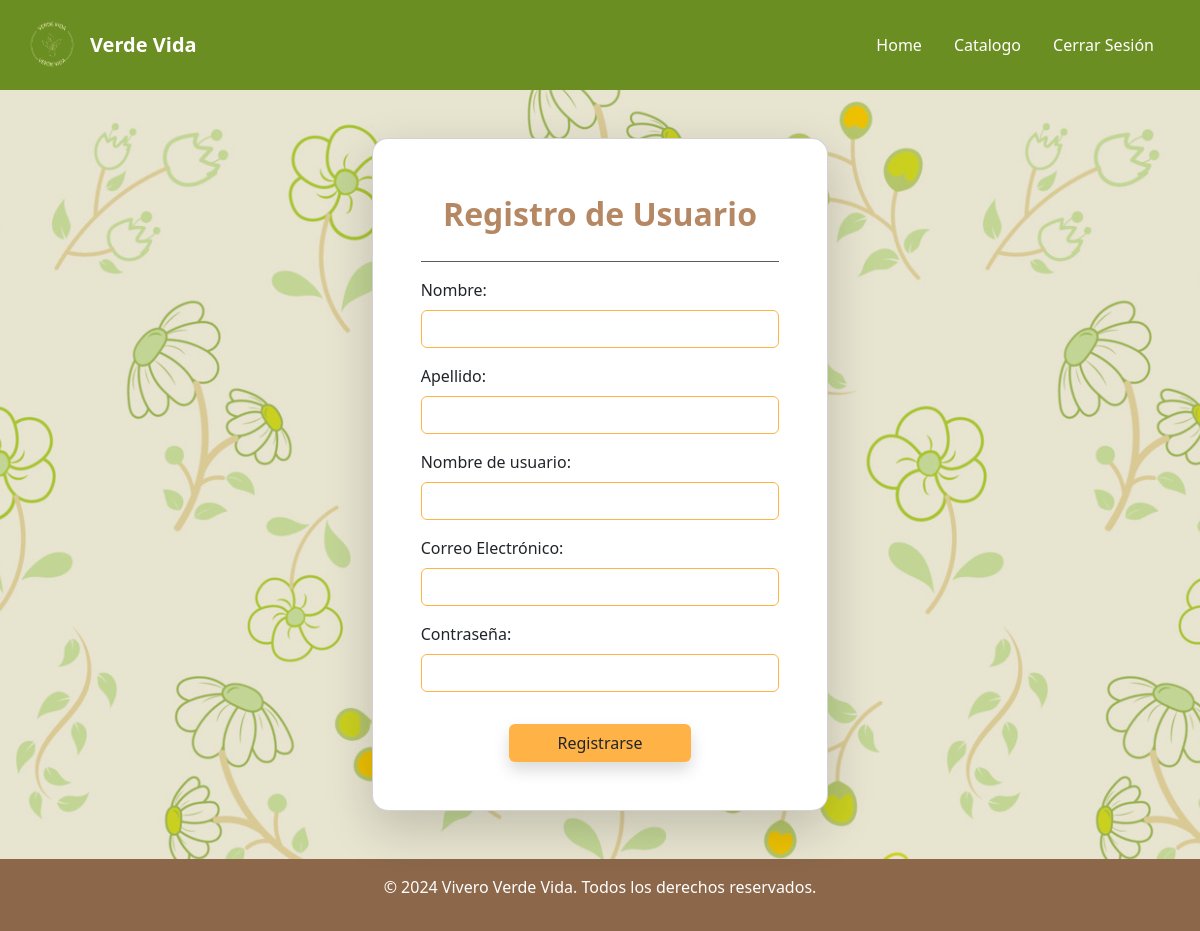
The app's page /authentication/register/ (signed in), older data.
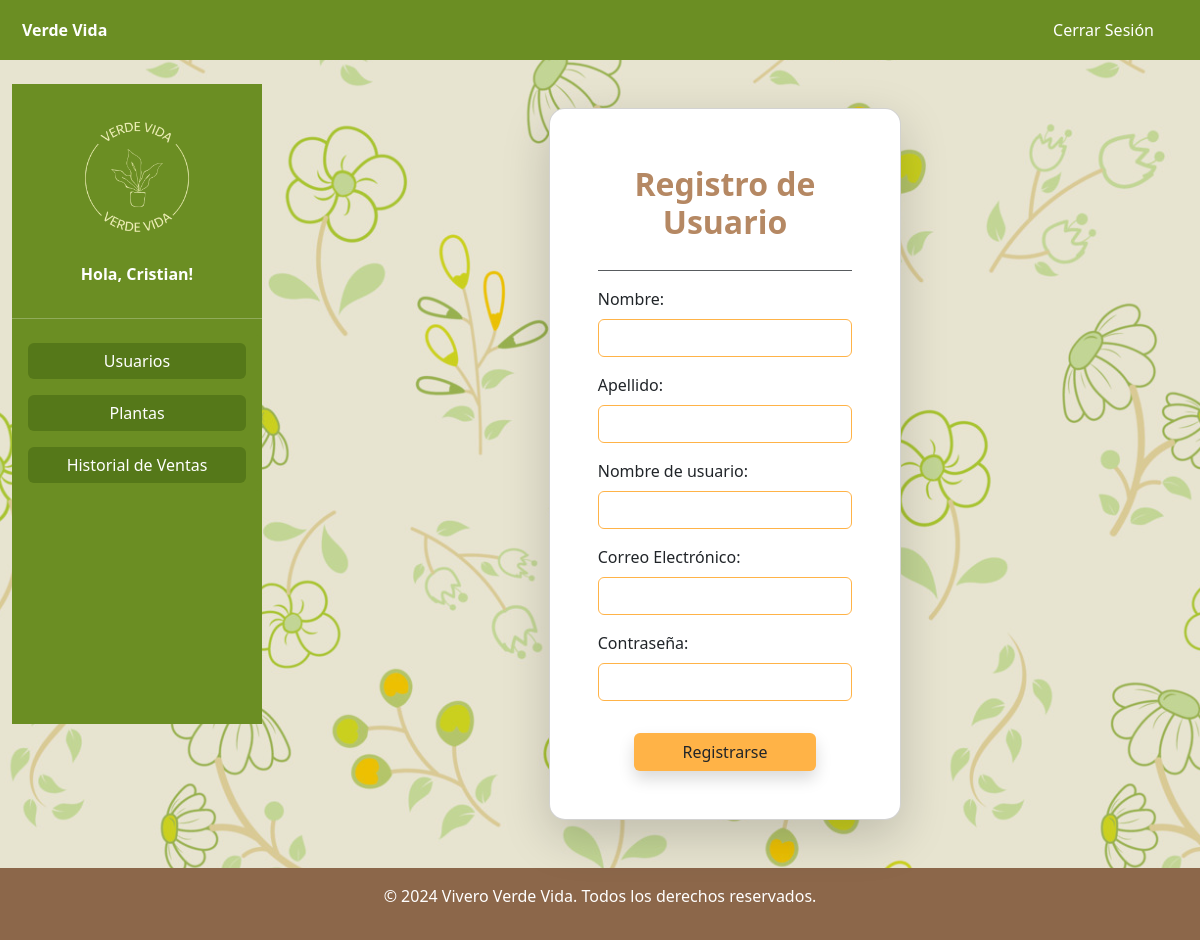
The same page, newer data.
### Authentication/models.py (models this page shows, shortened)
class User(AbstractUser):
    user_id = models.AutoField(primary_key=True, verbose_name="Id")
    name = models.CharField(max_length=50, verbose_name="Name")
    last_name = models.CharField(max_length=50, verbose_name="Last Name")
    username = models.CharField(max_length=50, unique=True, verbose_name="Username")
    email = models.EmailField(unique=True, verbose_name="Email")
    role_id = models.ForeignKey(Role, on_delete=models.CASCADE, verbose_name='Rol', null=True, blank=True)
    USERNAME_FIELD = 'username'
    REQUIRED_FIELDS = ['email', 'name', 'last_name']

### Authentication/views.py (the view, shortened to what this page needs)
# urls.py: path('register/', views.register_view, name='register'),
def register_view(request):
    roles = Role.objects.all()
    return render(request, 'register.html', {'roles': roles})

### Authentication/templates/register.html (shortened to what this page needs)
{% extends 'base.html' %}
{% load static %}
{% block content %}
<div class="container-fluid d-flex justify-content-center align-items-center min-vh-120 px-3">
    <div class="card shadow-lg bg-white rounded-4 p-5 m-4 col-lg-5 col-md-8 col-sm-12" style="background-color:#f5f5dc;">
        <h2 class="text-center fw-bold mt-2 mb-4" style="color: #b58863;">Registro de Usuario</h2>
        <hr class="border-1 opacity-75 mt-1">
        <form method="POST">
            <div class="mb-3">
                <label for="name" class="form-label">Nombre:</label>
                <input type="text" id="name" name="name" class="form-control" required style="border-color: rgb(255,179,71);">
            </div>
            <div class="mb-3">
                <label for="last_name" class="form-label">Apellido:</label>
                <input type="text" id="last_name" name="last_name" class="form-control" required style="border-color: rgb(255,179,71);">
            </div>
            <div class="mb-3">
                <label for="username" class="form-label">Nombre de usuario:</label>
                <input type="text" id="username" name="username" class="form-control" required style="border-color: rgb(255,179,71);">
            </div>
            <div class="mb-3">
                <label for="email" class="form-label">Correo Electrónico:</label>
                <input type="email" id="email" name="email" class="form-control" required style="border-color: rgb(255,179,71);">
            </div>
            <div class="mb-3">
                <label for="password" class="form-label">Contraseña:</label>
                <input type="password" id="password" name="password" class="form-control" required style="border-color: rgb(255,179,71);">
            </div>
            <div class="d-flex justify-content-center">
                <button type="submit" class="btn shadow w-auto px-5 mt-3" style="background-color: rgb(255,179,71);">Registrarse</button>
            </div>
        </form>
    </div>
</div>
{% endblock %}

### Vivero/templates/base.html (shortened to what this page needs)
{% load static %}
<!DOCTYPE html>
<html lang="en">
<head>
    <link href="https://cdn.jsdelivr.net/npm/bootstrap@5.3.0/dist/css/bootstrap.min.css" rel="stylesheet">
</head>
<body class="bg-image">
    <nav class="navbar navbar-expand-lg navbar-dark" style="background-color: rgb(107, 142, 35); padding: 10px;">
        <div class="container-fluid">
            {% if user.role_id.role_id != 3 %}
            <a class="navbar-brand d-flex align-items-center" href="{% url 'home' %}">
                <img src="{% static 'img/Logo.png' %}" class="img-fluid me-2" style="height: 60px;" alt="Logo">
                {% endif %}
                <span class="fw-bold text-white">Verde Vida</span>
            </a>
            {% if user.role_id.role_id != 3 %}
            <div class="collapse navbar-collapse justify-content-end" id="navbarNav">
                <ul class="navbar-nav">
                    <li class="nav-item me-3">
                        <a class="nav-link text-white" href="{% url 'home' %}">
                             Home
                        </a>
                    </li>
                    <li class="nav-item me-3">
                        <a class="nav-link text-white" href="{% url 'catalogoPlantas' %}">
                             Catalogo
                        </a>
                    </li>
                    {% endif %}
                    {% if user.is_authenticated %}
                    <ul class="navbar-nav {% if user.role_id.role_id == 3 %}ms-auto{% endif %}">
                        <li class="nav-item me-3">
                            <a class="nav-link text-white" href="{% url 'logout' %}">
                                 Cerrar Sesión
                            </a>
                        </li>
                    </ul>
                    {% endif %}
            </div>
    </nav>
    <div class="container-fluid d-flex mt-0">
        {% if user.role_id.role_id == 3 %}
        <div class="p-0 text-white mt-4" style="width: 250px; height: 80vh; background-color: rgb(107, 142, 35);">
            <div class="text-center py-3">
                <img src="{% static 'img/Logo.png' %}" class="img-fluid mt-1" style="height: 150px;" alt="Logo">
                <p class="fw-bold mt-2">Hola, {{ user.name }}!</p>
            </div>
            <hr class="m-0">
            <ul class="list-group mt-3">
                <li class="list-group-item" style="background-color: rgb(107, 142, 35); border: none;">
                    <a href="{% url 'lista_usuarios' %}" class="btn w-100 text-white"
                        style="background-color: rgb(85, 120, 25); border: none;">Usuarios</a>
                </li>
                <li class="list-group-item" style="background-color: rgb(107, 142, 35); border: none;">
                    <a href="{% url 'plantas' %}" class="btn w-100 text-white"
                        style="background-color: rgb(85, 120, 25); border: none;">Plantas</a>
                </li>
                <li class="list-group-item" style="background-color: rgb(107, 142, 35); border: none;">
                    {% if user.is_staff %}
                    <a href="{% url 'sales_history' %}" class="btn w-100 text-white"
                    style="background-color: rgb(85, 120, 25); border: none;">Historial de Ventas</a>
                    {% endif %}
                </li>
            </ul>
        </div>
        {% endif %}
        <main class="flex-grow-1 p-4">
            {% block content %}
            {% endblock %}
        </main>
    </div>
</body>
<footer class="bg text-white text-center py-3" style="background-color: #8c674a;">
    <p>&copy; 2024 Vivero Verde Vida. Todos los derechos reservados.</p>
</footer>
</html>

Row changes from the older to the newer data that the page shows:
now on this page (row edited): User: name "Cristian"
changed User: role_id_id empty → 3 (drawn)
Text that changed along with them:
text no longer shown: "Home Catalogo"
text now shown: "Hola, ! Usuarios Plantas Historial de Ventas"
